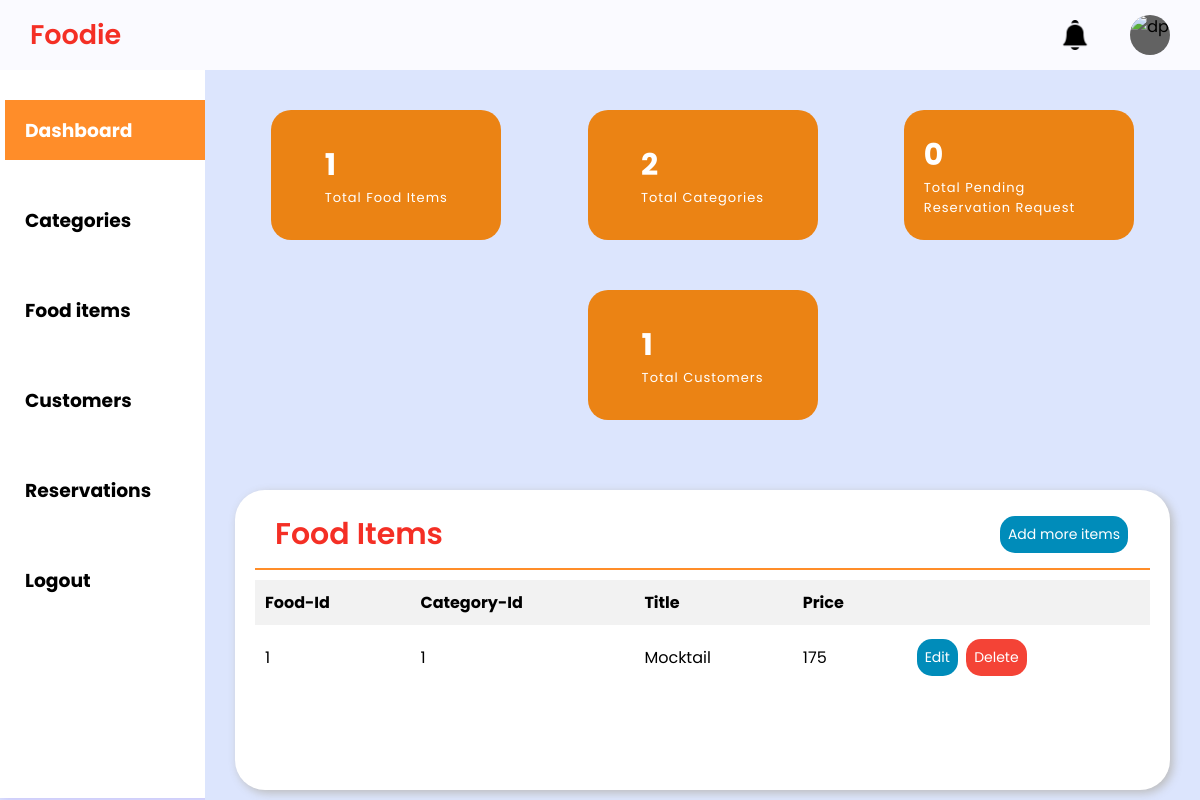
The app's page /admin-dashboard/foodItems/, older data.
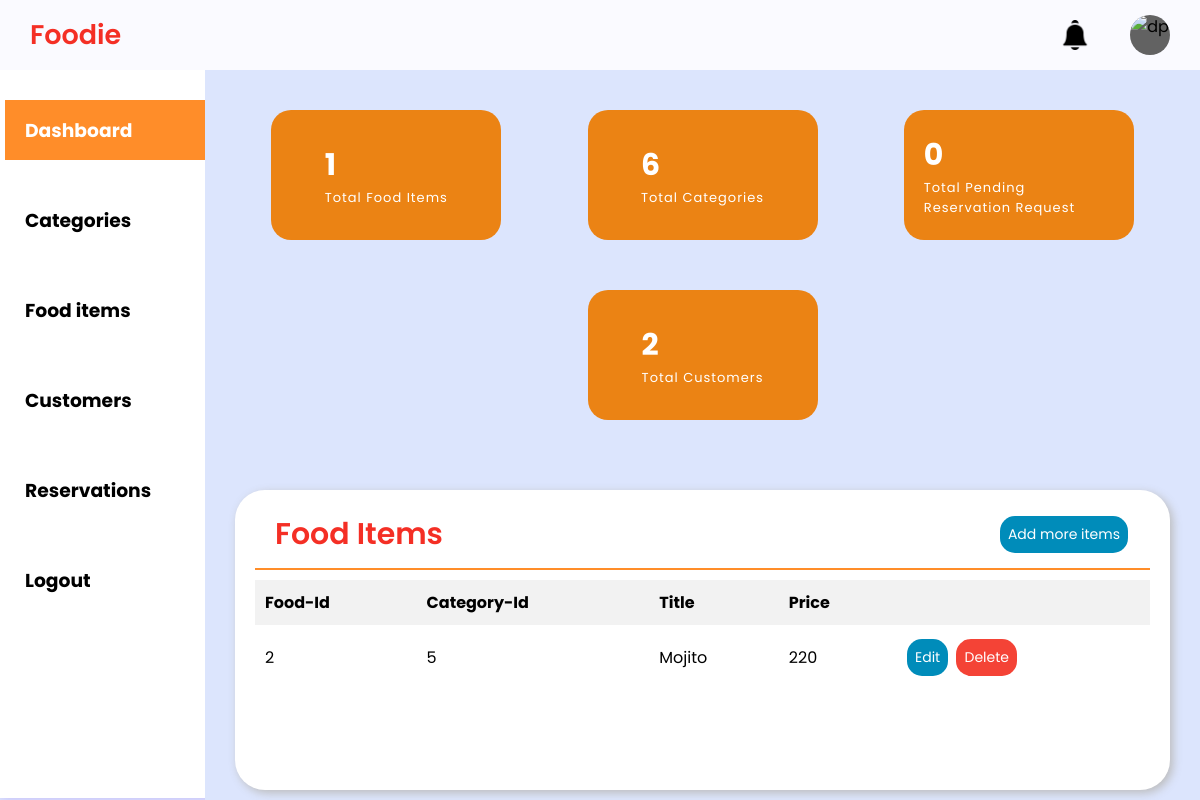
The same page, newer data.
### Home_App/models.py (models this page shows)
class food_table(models.Model):
    food_id = models.AutoField(primary_key=True)
    food_title = models.CharField(max_length=30)
    description = models.CharField(max_length=50)
    price = models.IntegerField()
    img_name = models.CharField(max_length=20)
    category_id = models.ForeignKey(category_table,on_delete=models.CASCADE)
    feature = models.CharField(max_length=20)

class category_table(models.Model):
    category_id = models.AutoField(primary_key=True)
    category_title = models.CharField(max_length=55)
    img_name = models.CharField(max_length = 55)
    feature = models.CharField(max_length = 90)
    def __str__(self):
        return str(self.category_id)

### Home_App/views.py (the view)
# urls.py: path('admin-dashboard/',hv.adminDashboard, name='admin-dashboard'),
def adminDashboard(request, section=None):
    section_template = {
        'categories': 'admin-dashboard-category.html',
        'customers': 'admin-dashboard-customers.html',
        'foodItems': 'admin-dashboard-foodItems.html',
        'reservation':'admin-dashboard-reservation.html',
        'recentOrders': 'admin-dashboard-recentOrders.html'
    }
    template_name = section_template.get(section, 'admin-dashboard.html')
    categories = category_table.objects.all()
    category_count = category_table.objects.count()
    foodItems = food_table.objects.all()
    foodItem_count = food_table.objects.count()
    customers = customer_table.objects.all()
    customer_count=customer_table.objects.count()
    reservation=reservation_table.objects.all()
    reservation_count=reservation_table.objects.filter(status='pending').count
    return render(request, template_name, {'categories':categories, 'categoryCount':category_count, 'foodItems':foodItems, 'food_item_count':foodItem_count, 'customers':customers, 'customerCount':customer_count, 'reservations':reservation, 'reservation_count':reservation_count})

### Template/admin-dashboard-foodItems.html (shortened to what this page needs)
{% extends 'admin-dashboard.html' %}
{% block content %}
<section class="foodItems-table-section">
    <div class="foodItems-table-section">
        <div class="report-container">
            <div class="report-header">
                <h1 class="recent-orders">Food Items</h1>
                <a href="{% url 'admin-dashboard-foodItems-add' %}" class="btn-add">Add more items</a>
            </div>
            <table class="report-body">
                <thead class="report-topic-head">
                    <th class="t-op">Food-Id</th>
                    <th class="t-op">Category-Id</th>
                    <th class="t-op">Title</th>
                    <th class="t-op">Price</th>
                    <th class="t-op"></th>
                </thead>
                <tbody class="items12">
                    {% for item in foodItems %}
                    <tr>
                        <td class="t-op-nextlvl">{{ item.food_id}}</td>
                        <td class="t-op-nextlvl"> {{ item.category_id}} </td>
                        <td class="t-op-nextlvl">{{ item.food_title}}</td>
                        <td class="t-op-nextlvl">{{ item.price}}</td>
                        <td class="t-op-nextlvl">
                            <div class="update-btn">
                                <a href="{% url 'edit_food' food_id=item.food_id %}" class="btn-edit">Edit</a>
                                <a href="{% url 'delete_food' food_id=item.food_id  %}" class="btn-delete">Delete</a>
                            </div>
                        </td>
                    </tr>
                    {% endfor %}
                </tbody>
            </div>
        </div>
    </div>
{% endblock %}

Row changes from the older to the newer data that the page shows:
removed food_table: food_id "1", category_id "1", food_title "Mocktail", price "175"
added food_table: food_id "2", category_id "5", food_title "Mojito", price "220"
Text that changed along with them:
{{ categoryCount }}: "2" → "6"
{{ customerCount }}: "1" → "2"
